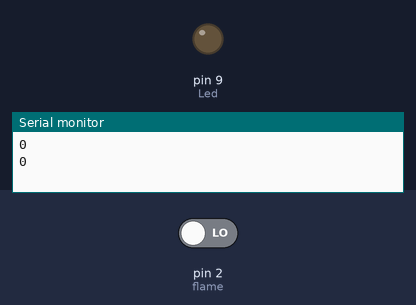
Recording of a sketch running on a simulated Arduino Uno, built with avr-gcc and run on an emulated ATmega328P. Parts: output pins drawn as LEDs (lit = HIGH), the last lines printed to the serial monitor. Inputs (shaded band) come from the test bench; at power-on: pin 2 (flame) LOW.

Above: at 1.8 s.
1.9 s: pin 2 (flame) driven HIGH
At 2.5 s:
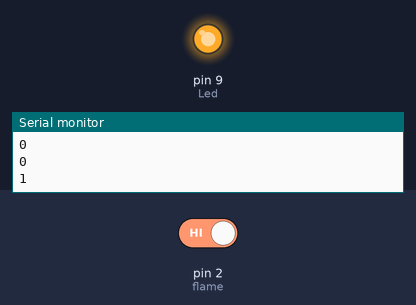
3.5 s: pin 2 (flame) driven LOW
At 5.3 s:
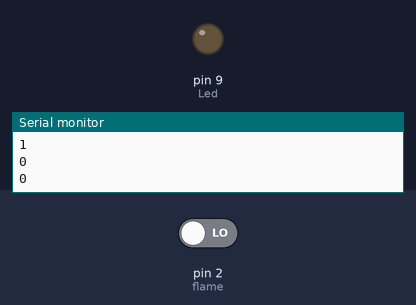
Timing chart, 0 to 6.8 s (numbered marks = the images above; inputs shaded):
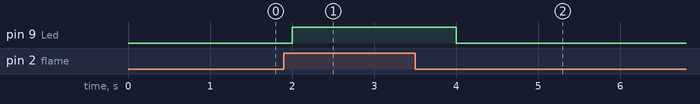

Measured:
- after the input at 1.9 s, pin 9 (Led): LOW → HIGH after 0.10 s
- after the input at 3.5 s, pin 9 (Led): HIGH → LOW after 0.50 s

The sketch:

flame_led_serial.ino
```cpp
int Led = 9 ;
int flame = 2; // define the flame sensor interface


void setup (){
  pinMode (Led, OUTPUT);
  pinMode (flame, INPUT);
  Serial.begin(9600);
}

void loop (){
  Serial.println(digitalRead(flame));
  digitalWrite(Led,digitalRead(flame));
  delay(1000);
}
```
